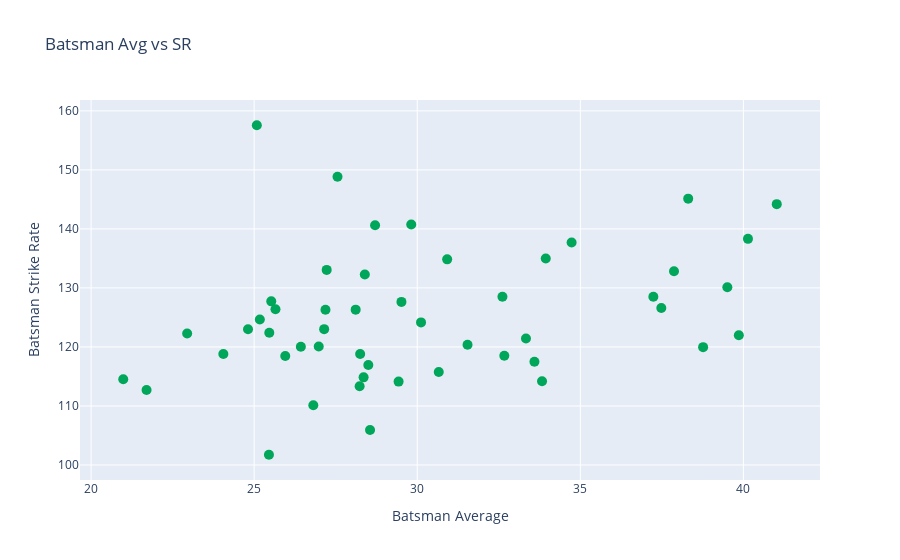

This figure's notebook cell:
### Code cell
# plotting scatter plot

trace = go.Scatter(x=avg['avg'], y= avg['batsman_runs'],
                   mode='markers',
                   text=avg['batsman'],
                   marker={'color': '#00a65a', 'size': 10})
data = [trace]
layout = go.Layout(title='Batsman Avg vs SR',
                   xaxis={'title': 'Batsman Average'},
                   yaxis={'title': 'Batsman Strike Rate'})
fig = go.Figure(data=data, layout=layout)
fig.show()
# pyo.plot(fig, filename='customFilename.html')

### Figure 1 — Plotly figure (JSON) as saved in the notebook; plotly's stock layout.template omitted (floating-point values rounded to 4 significant figures)
{"data": [{"marker": {"color": "#00a65a", "size": 10}, "mode": "markers", "text": ["AB de Villiers", "AC Gilchrist", "AJ Finch", "AM Rahane", "AT Rayudu", "BB McCullum", "BJ Hodge", "CH Gayle", "DA Miller", "DA Warner", "DJ Bravo", "DJ Hussey", "DPMD Jayawardene", "DR Smith", "F du Plessis", "G Gambhir", "GJ Maxwell", "JH Kallis", "JP Duminy", "KA Pollard", "KC Sangakkara", "KD Karthik", "KK Nair", "M Vijay", "MEK Hussey", "MK Pandey", "MK Tiwary", "MS Dhoni", "NV Ojha", "PA Patel", "R Dravid", "RA Jadeja", "RG Sharma", "RV Uthappa", "S Badrinath", "S Dhawan", "SC Ganguly", "SE Marsh", "SK Raina", "SPD Smith", "SR Tendulkar", "SR Watson", "SS Tiwary", "SV Samson", "TM Dilshan", "V Kohli", "V Sehwag", "WP Saha", "YK Pathan", "Yuvraj Singh"], "type": "scatter", "x": [38.31, 27.22, 27.19, 33.59, 27.15, 28.11, 33.33, 41.02, 34.73, 40.14, 22.95, 26.98, 28.25, 28.39, 30.12, 31.54, 25.08, 28.55, 39.86, 28.71, 25.95, 24.81, 25.17, 26.43, 38.76, 28.5, 29.43, 37.87, 20.99, 21.7, 28.23, 24.06, 32.61, 29.52, 30.66, 32.67, 25.45, 39.51, 33.94, 37.24, 33.83, 30.92, 28.36, 25.46, 26.81, 37.48, 27.56, 25.52, 29.82, 25.65], "y": [145.1, 133.1, 126.3, 117.5, 123.0, 126.3, 121.4, 144.2, 137.7, 138.3, 122.3, 120.1, 118.8, 132.3, 124.2, 120.4, 157.6, 105.9, 122.0, 140.6, 118.5, 123.0, 124.7, 120.0, 120.0, 116.9, 114.1, 132.8, 114.5, 112.7, 113.3, 118.8, 128.5, 127.6, 115.7, 118.5, 101.7, 130.1, 135.0, 128.5, 114.2, 134.8, 114.9, 122.4, 110.1, 126.6, 148.8, 127.7, 140.8, 126.4]}], "layout": {"title": {"text": "Batsman Avg vs SR"}, "xaxis": {"title": {"text": "Batsman Average"}}, "yaxis": {"title": {"text": "Batsman Strike Rate"}}}}
